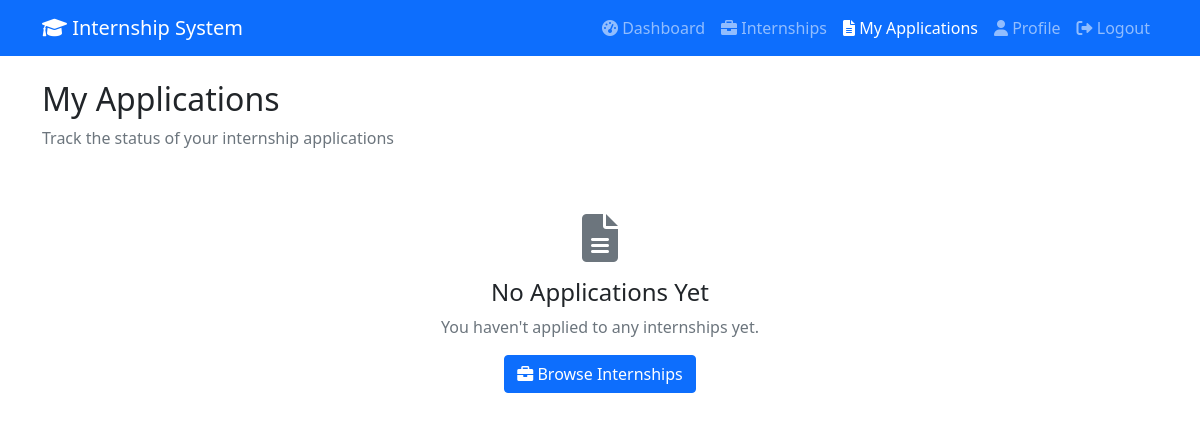
/my-applications (signed in), run on an earlier commit of the app's database.
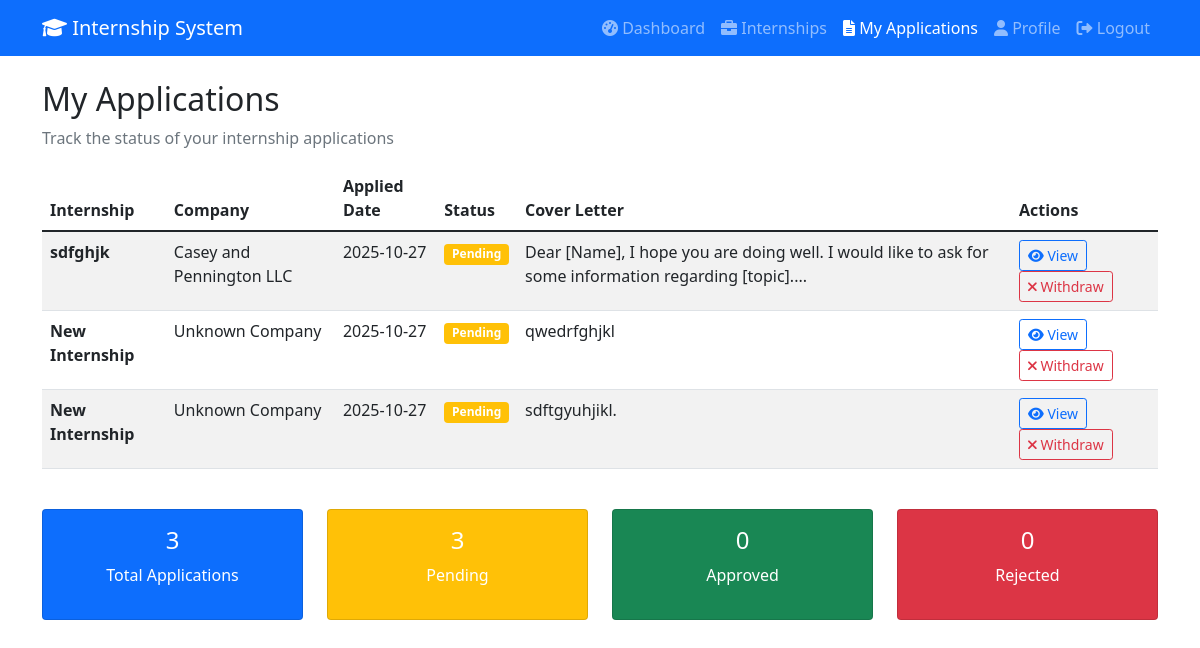
And on a later commit of the database.
### models.py (models this page shows)
class InternshipApplication(Base):
    __tablename__ = "internship_applications"
    id = Column(Integer, primary_key=True, index=True)
    student_id = Column(Integer, ForeignKey("users.id"), nullable=False)
    internship_id = Column(Integer, ForeignKey("internships.id"), nullable=False)
    application_date = Column(DateTime(timezone=True), server_default=func.now())
    status = Column(Enum(ApplicationStatus), default=ApplicationStatus.PENDING)
    cover_letter = Column(Text)
    resume_url = Column(String(500))
    student = relationship("User", back_populates="applications")
    internship = relationship("Internship", back_populates="applications")

class Internship(Base):
    __tablename__ = "internships"
    id = Column(Integer, primary_key=True, index=True)
    title = Column(String(255), nullable=False)
    description = Column(Text)
    company = Column(String(255), nullable=False)
    location = Column(String(255))
    duration = Column(String(100))
    stipend = Column(String(100))
    requirements = Column(Text)
    created_by = Column(Integer, ForeignKey("users.id"))
    created_at = Column(DateTime(timezone=True), server_default=func.now())
    is_active = Column(Boolean, default=True)
    deadline = Column(DateTime(timezone=True))
    creator = relationship("User", back_populates="created_internships")
    applications = relationship("InternshipApplication", back_populates="internship")
    tasks = relationship("Task", back_populates="internship")
    feedback = relationship("Feedback", back_populates="internship")

### app.py (the view)
@app.get("/my-applications", response_class=HTMLResponse)
async def my_applications_page(request: Request, db: Session = Depends(get_db)):
    try:
        user = await get_current_user_from_cookie(request, db)
        if user.role != "student":
            return RedirectResponse("/dashboard?error=Access denied")
        applications = crud.get_student_applications_with_details(db, user.id)
        return templates.TemplateResponse("my_applications.html", {
            "request": request,
            "user": user,
            "applications": applications
        })
    except Exception as e:
        return RedirectResponse("/login")

### templates/my_applications.html (shortened to what the changed rows need)
<!DOCTYPE html>
<html lang="en">
<head>
    <link href="https://cdn.jsdelivr.net/npm/bootstrap@5.1.3/dist/css/bootstrap.min.css" rel="stylesheet">
    <link href="https://cdnjs.cloudflare.com/ajax/libs/font-awesome/6.0.0/css/all.min.css" rel="stylesheet">
</head>
<body>
    <div class="container mt-4">
        <h2>My Applications</h2>
        <div class="row">
            <div class="col-12">
                {% if applications %}
                <div class="table-responsive">
                    <table class="table table-striped">
                        <thead>
                            <tr>
                                <th>Internship</th>
                                <th>Company</th>
                                <th>Applied Date</th>
                                <th>Status</th>
                                <th>Cover Letter</th>
                                <th>Actions</th>
                            </tr>
                        </thead>
                        <tbody>
                            {% for application in applications %}
                            <tr>
                                <td>
                                    <strong>{{ application.internship.title if application.internship else 'Internship #' + application.internship_id|string }}</strong>
                                </td>
                                <td>
                                    {{ application.internship.company if application.internship else 'N/A' }}
                                </td>
                                <td>{{ application.application_date.strftime('%Y-%m-%d') }}</td>
                                <td>
                                    <span class="badge
                                        {% if application.status == 'pending' %}bg-warning
                                        {% elif application.status == 'approved' %}bg-success
                                        {% else %}bg-danger{% endif %}">
                                        {{ application.status|title }}
                                    </span>
                                </td>
                                <td>
                                    {% if application.cover_letter %}
                                    <span data-bs-toggle="tooltip" title="{{ application.cover_letter }}">
                                        {{ application.cover_letter[:100] }}{% if application.cover_letter|length > 100 %}...{% endif %}
                                    </span>
                                    {% else %}
                                    <span class="text-muted">No cover letter</span>
                                    {% endif %}
                                </td>
                                <td>
                                    <button class="btn btn-sm btn-outline-primary" onclick="viewApplication('{{ application.id }}')">
                                        <i class="fas fa-eye"></i> View
                                    </button>
                                    {% if application.status == 'pending' %}
                                    <button class="btn btn-sm btn-outline-danger" onclick="withdrawApplication('{{ application.id }}')">
                                        <i class="fas fa-times"></i> Withdraw
                                    </button>
                                    {% endif %}
                                </td>
                            </tr>
                            {% endfor %}
                        </tbody>
                    </table>
                </div>
                <div class="row mt-4">
                    <div class="col-md-3">
                        <div class="card text-white bg-primary">
                            <div class="card-body text-center">
                                <h4>{{ applications|length }}</h4>
                                <p>Total Applications</p>
                            </div>
                        </div>
                    </div>
                    <div class="col-md-3">
                        <div class="card text-white bg-warning">
                            <div class="card-body text-center">
                                <h4>{{ applications|selectattr('status', 'equalto', 'pending')|list|length }}</h4>
                                <p>Pending</p>
                            </div>
                        </div>
                    </div>
                    <div class="col-md-3">
                        <div class="card text-white bg-success">
                            <div class="card-body text-center">
                                <h4>{{ applications|selectattr('status', 'equalto', 'approved')|list|length }}</h4>
                                <p>Approved</p>
                            </div>
                        </div>
                    </div>
                    <div class="col-md-3">
                        <div class="card text-white bg-danger">
                            <div class="card-body text-center">
                                <h4>{{ applications|selectattr('status', 'equalto', 'rejected')|list|length }}</h4>
                                <p>Rejected</p>
                            </div>
                        </div>
                    </div>
                </div>
                {% else %}
                <div class="text-center py-5">
                    <i class="fas fa-file-alt fa-3x text-muted mb-3"></i>
                    <h4>No Applications Yet</h4>
                    <p class="text-muted">You haven't applied to any internships yet.</p>
                    <a href="/internships" class="btn btn-primary">
                        <i class="fas fa-briefcase"></i> Browse Internships
                    </a>
                </div>
                {% endif %}
            </div>
        </div>
    </div>
</body>
</html>

What changed in the data, as far as the page shows it:
added InternshipApplication: internship "sdfghjk", internship "Casey and Pennington LLC", application_date "2025-10-27", status "Pending", cover_letter "Dear [Name], I hope you are doing well. I would like to ask for some information regarding [topic]."
added InternshipApplication: internship "New Internship", internship "Unknown Company", application_date "2025-10-27", status "Pending", cover_letter "qwedrfghjkl"
added InternshipApplication: internship "New Internship", internship "Unknown Company", application_date "2025-10-27", status "Pending", cover_letter "sdftgyuhjikl."
Also different on the page:
{{ applications|length }}: (not shown) → "3"
{{ applications|selectattr('status', 'equalto', 'pending')|list|length }}: (not shown) → "3"
{{ applications|selectattr('status', 'equalto', 'approved')|list|length }}: (not shown) → "0"
{{ applications|selectattr('status', 'equalto', 'rejected')|list|length }}: (not shown) → "0"
text no longer shown: "No Applications Yet You haven't applied to any internships yet. Browse Internships"
text now shown: "Internship Company Applied Date Status Cover Letter Actions Total Applications Pending Approved Rejected"
